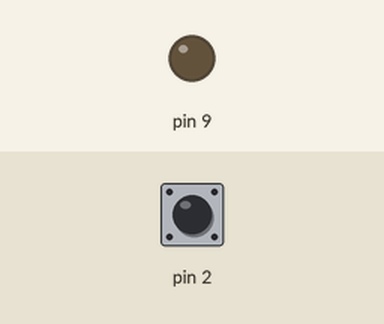
This sketch was run on a simulated Arduino Uno, built with avr-gcc and run on an emulated ATmega328P. On the bench: output pins drawn as LEDs (lit = HIGH). Inputs (shaded band) come from the test bench; at power-on: pin 2 HIGH.

Above: at 1.2 s.
1.3 s: pin 2 pulled LOW for 0.15 s
At 1.4 s:
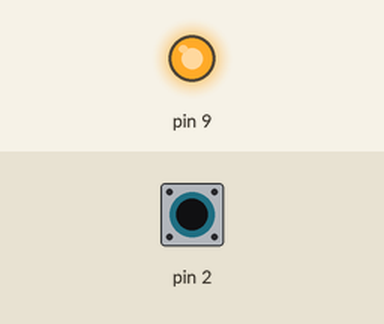
Timing chart, 0 to 4.3 s (numbered marks = the images above; inputs shaded):
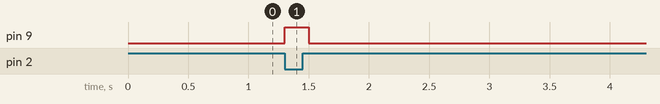

The sketch:

ex26_Buzzer_exercise.ino
```cpp
#include <BUTTON.h>
#include <LED.h>
//버튼을 한번 누르면 200ms 동안 소리나도록

// const int buzzer_pin = 9;
LED buzzer(9); // 부저와 LED 가 연결되어있으므로 LED로 불러와도 됨
BUTTON btn(2); // 버튼 2번 핀

void setup() {
  // put your setup code here, to run once:
  btn.setCallBack(buzzerPress);
}

void loop() {
  // put your main code here, to run repeatedly:
  // 2초간 소리 키고 끄기
  // digitalWrite(buzzer_pin, HIGH);
  // delay(2000);

  // digitalWrite(buzzer_pin, LOW);
  // delay(2000);
  btn.check();
}

void buzzerPress() {
  // digitalWrite(buzzer_pin, HIGH);
  // delay(200);
  // digitalWrite(buzzer_pin, LOW);
  // LED와 BUZZER 가 연결되어있으므로 아래와 같이 LED 의 함수를 사용해도 됨
  buzzer.on();
  delay(200);
  buzzer.off();
}
```

Measured:
- after the input at 1.3 s, pin 9: LOW → HIGH at once, → LOW 0.20 s later
